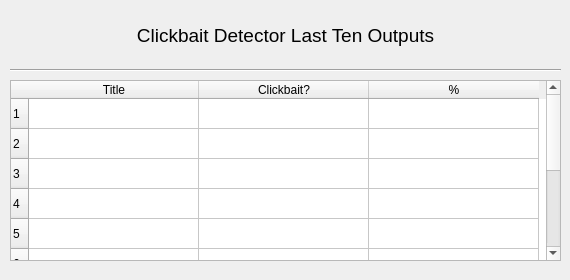
<?xml version="1.0" encoding="UTF-8"?>
<ui version="4.0">
 <class>MainWindow</class>
 <widget class="QMainWindow" name="MainWindow">
  <property name="geometry">
   <rect>
    <x>0</x>
    <y>0</y>
    <width>570</width>
    <height>280</height>
   </rect>
  </property>
  <property name="sizePolicy">
   <sizepolicy hsizetype="Fixed" vsizetype="Fixed">
    <horstretch>0</horstretch>
    <verstretch>0</verstretch>
   </sizepolicy>
  </property>
  <property name="minimumSize">
   <size>
    <width>570</width>
    <height>280</height>
   </size>
  </property>
  <property name="maximumSize">
   <size>
    <width>570</width>
    <height>280</height>
   </size>
  </property>
  <property name="windowTitle">
   <string>MainWindow</string>
  </property>
  <widget class="QWidget" name="centralwidget">
   <property name="sizePolicy">
    <sizepolicy hsizetype="Fixed" vsizetype="Fixed">
     <horstretch>0</horstretch>
     <verstretch>0</verstretch>
    </sizepolicy>
   </property>
   <widget class="QLabel" name="label_2">
    <property name="geometry">
     <rect>
      <x>110</x>
      <y>10</y>
      <width>351</width>
      <height>51</height>
     </rect>
    </property>
    <property name="font">
     <font>
      <pointsize>14</pointsize>
     </font>
    </property>
    <property name="text">
     <string>Clickbait Detector Last Ten Outputs</string>
    </property>
    <property name="alignment">
     <set>Qt::AlignCenter</set>
    </property>
    <property name="wordWrap">
     <bool>true</bool>
    </property>
   </widget>
   <widget class="Line" name="line_2">
    <property name="geometry">
     <rect>
      <x>10</x>
      <y>60</y>
      <width>551</width>
      <height>20</height>
     </rect>
    </property>
    <property name="orientation">
     <enum>Qt::Horizontal</enum>
    </property>
   </widget>
   <widget class="QTableWidget" name="tableWidget">
    <property name="geometry">
     <rect>
      <x>10</x>
      <y>80</y>
      <width>551</width>
      <height>181</height>
     </rect>
    </property>
    <property name="sizePolicy">
     <sizepolicy hsizetype="Preferred" vsizetype="Preferred">
      <horstretch>0</horstretch>
      <verstretch>0</verstretch>
     </sizepolicy>
    </property>
    <property name="minimumSize">
     <size>
      <width>551</width>
      <height>0</height>
     </size>
    </property>
    <property name="maximumSize">
     <size>
      <width>551</width>
      <height>16777215</height>
     </size>
    </property>
    <property name="horizontalScrollBarPolicy">
     <enum>Qt::ScrollBarAsNeeded</enum>
    </property>
    <property name="sizeAdjustPolicy">
     <enum>QAbstractScrollArea::AdjustIgnored</enum>
    </property>
    <attribute name="horizontalHeaderVisible">
     <bool>true</bool>
    </attribute>
    <attribute name="horizontalHeaderCascadingSectionResizes">
     <bool>false</bool>
    </attribute>
    <attribute name="horizontalHeaderDefaultSectionSize">
     <number>170</number>
    </attribute>
    <attribute name="horizontalHeaderStretchLastSection">
     <bool>false</bool>
    </attribute>
    <attribute name="verticalHeaderCascadingSectionResizes">
     <bool>false</bool>
    </attribute>
    <row>
     <property name="text">
      <string>1</string>
     </property>
    </row>
    <row>
     <property name="text">
      <string>2</string>
     </property>
    </row>
    <row>
     <property name="text">
      <string>3</string>
     </property>
    </row>
    <row>
     <property name="text">
      <string>4</string>
     </property>
    </row>
    <row>
     <property name="text">
      <string>5</string>
     </property>
    </row>
    <row>
     <property name="text">
      <string>6</string>
     </property>
    </row>
    <row>
     <property name="text">
      <string>7</string>
     </property>
    </row>
    <row>
     <property name="text">
      <string>8</string>
     </property>
    </row>
    <row>
     <property name="text">
      <string>9</string>
     </property>
    </row>
    <row>
     <property name="text">
      <string>10</string>
     </property>
    </row>
    <column>
     <property name="text">
      <string>Title</string>
     </property>
    </column>
    <column>
     <property name="text">
      <string>Clickbait?</string>
     </property>
    </column>
    <column>
     <property name="text">
      <string>%</string>
     </property>
    </column>
   </widget>
  </widget>
  <action name="actionHome">
   <property name="text">
    <string>Home</string>
   </property>
  </action>
  <action name="menuDetector">
   <property name="text">
    <string>Clickbait Detector</string>
   </property>
  </action>
 </widget>
 <resources/>
 <connections/>
</ui>
